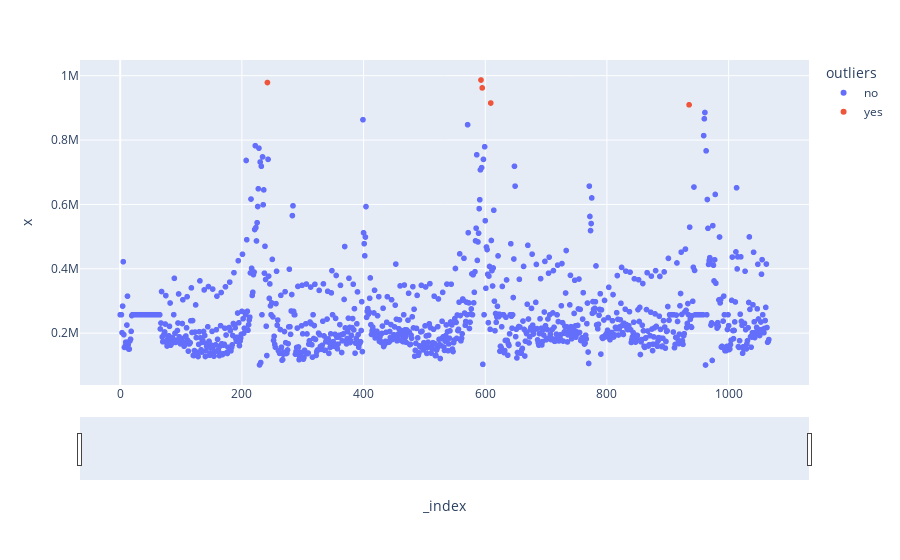

The cell this chart's notebook holds for it:
### Code cell
fig = px.scatter(df.reset_index(), y='x', color='outliers')
fig.update_xaxes(
    rangeslider_visible=True,
)
fig.show()

### Figure 1 — Plotly figure (JSON) as saved in the notebook; plotly's stock layout.template omitted (floating-point values rounded to 4 significant figures; data arrays with more than 128 entries replaced by an {"elided": "..."} marker saying what was removed)
{"data": [{"hovertemplate": "outliers=no<br>_index=%{x}<br>x=%{y}<extra></extra>", "legendgroup": "no", "marker": {"color": "#636efa", "symbol": "circle"}, "mode": "markers", "name": "no", "showlegend": true, "type": "scattergl", "x": {"elided": "1062 int values"}, "xaxis": "x", "y": {"elided": "1062 float values"}, "yaxis": "y"}, {"hovertemplate": "outliers=yes<br>_index=%{x}<br>x=%{y}<extra></extra>", "legendgroup": "yes", "marker": {"color": "#EF553B", "symbol": "circle"}, "mode": "markers", "name": "yes", "showlegend": true, "type": "scattergl", "x": [242, 593, 595, 609, 935], "xaxis": "x", "y": [978742, 986587, 962011, 914987, 909531], "yaxis": "y"}], "layout": {"legend": {"title": {"text": "outliers"}, "tracegroupgap": 0}, "margin": {"t": 60}, "xaxis": {"anchor": "y", "domain": [0, 1], "rangeslider": {"visible": true}, "title": {"text": "_index"}}, "yaxis": {"anchor": "x", "domain": [0, 1], "title": {"text": "x"}}}}
